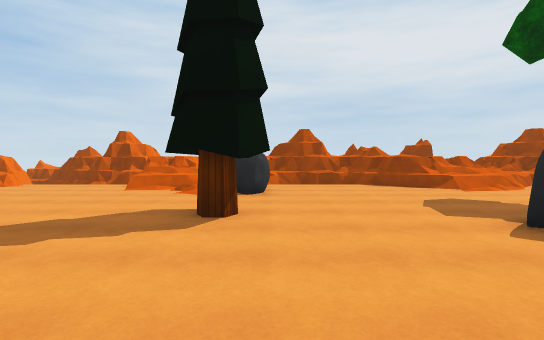
[1] (above)

16 first-person views from a walk through a Unity game level. The camera is 1.5 m above the floor, tilts 2° down and sees 85° across. The floor is counted in squares, 2 m on a side. Each view is taken from the middle of a square. On the plan, view 1 faces up. The plan holds only what a view shows up to about 10 squares ahead; the rest is blank. The place goes on beyond the plan. Some surface patterns are stand-ins.

[2]
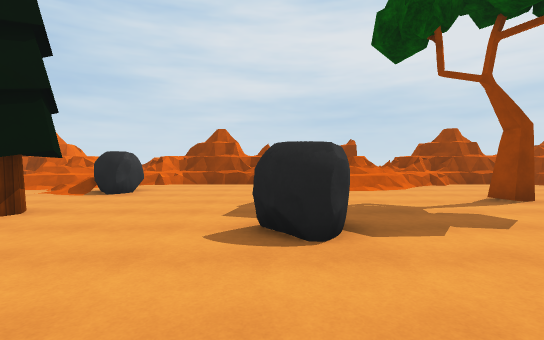

[3]
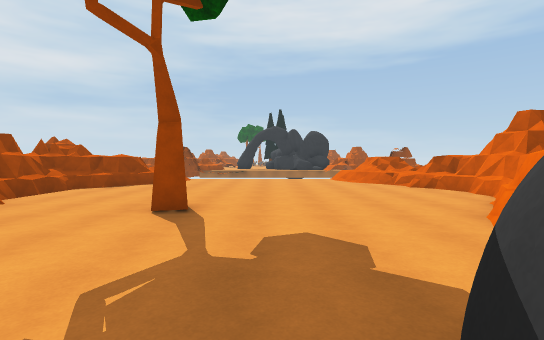

[4]
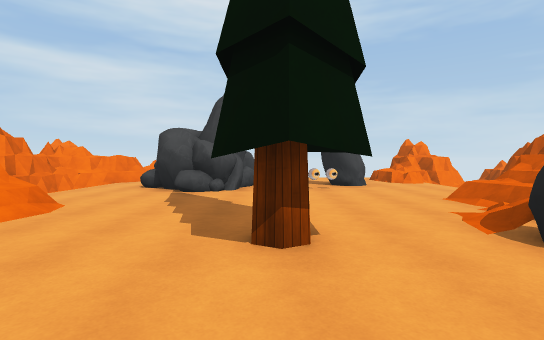

[5]
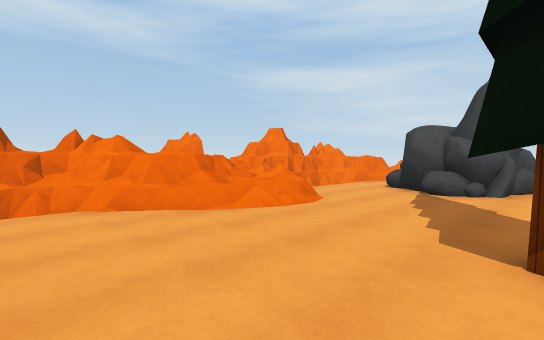

[6]
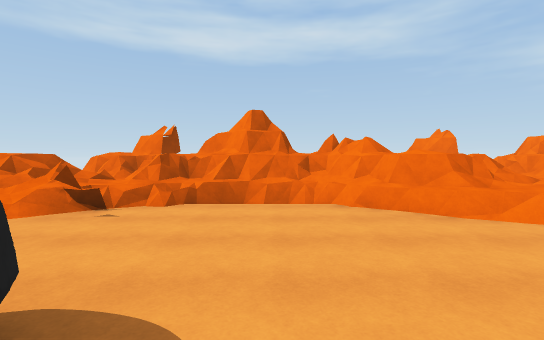

[7]
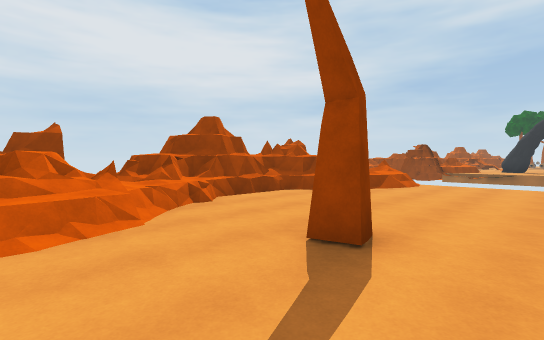

[8]
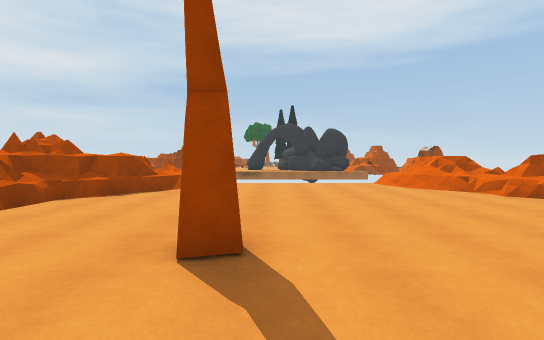

[9]
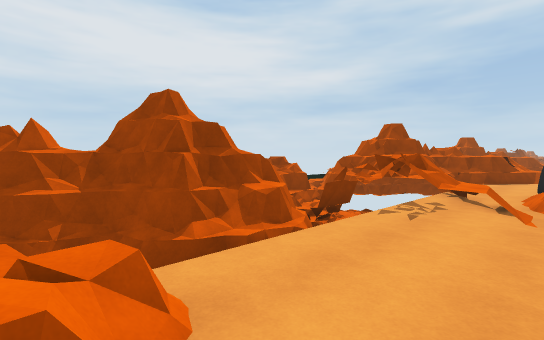

[10]
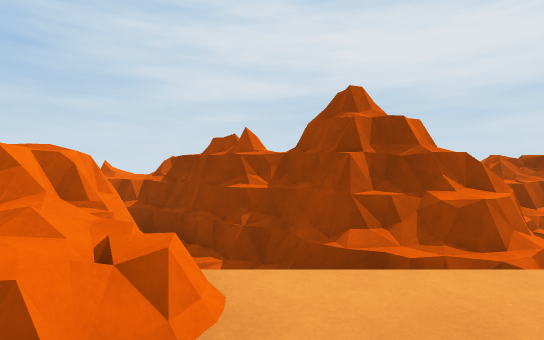

[11]
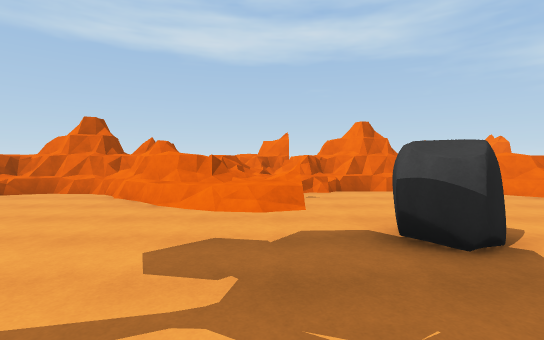

[12]
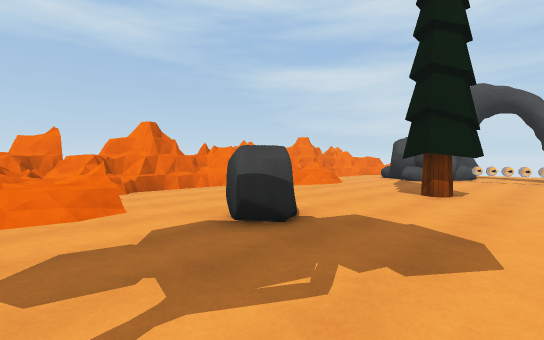

[13]
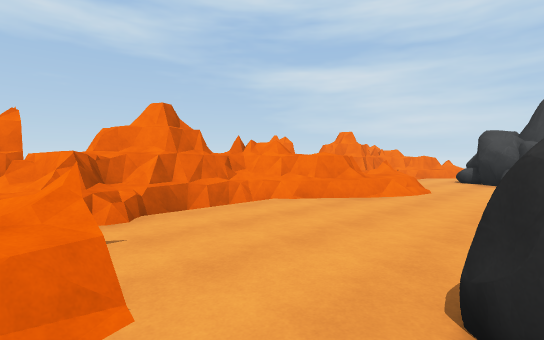

[14]
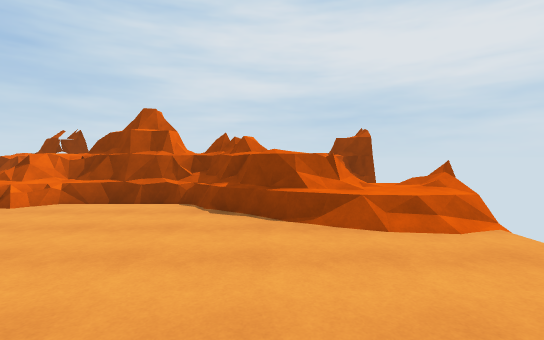

[15]
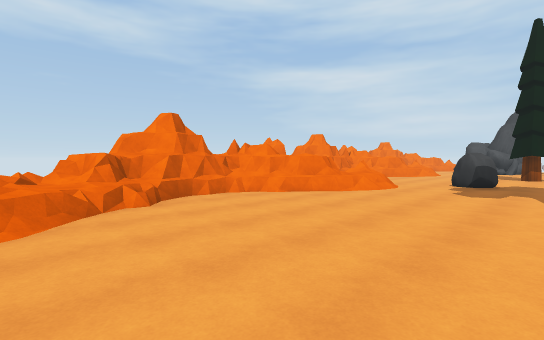

[16]
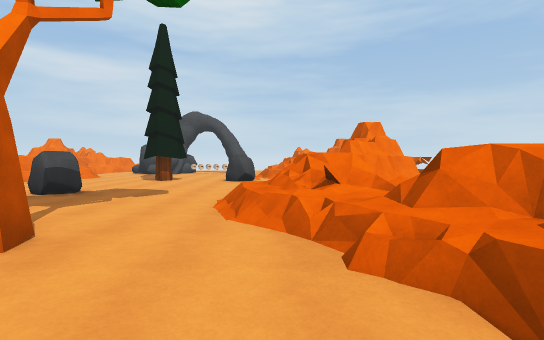

### Floor plan
Key: @ floor where view 1 was taken; # wall or solid block; x gap in a wall; . main floor; : floor 0.5 m higher than the main floor; + floor 0.75 m higher than the main floor; * floor 1.25 m higher than the main floor; / step, stairs or slope; = window, fence, low wall or low ledge; ^ raised ledge; v drop or lower ground; R rock; T tree; P pine tree.
Columns run from 9 left of view 1 to 15 right of it. Each row starts with its distance up from view 1.
 12 ####  vvv^##  ^#      ^##
 11 #v####vvv####v   ##    ##
 10 # vv^#v:^^####  =^###
  9 #=vvvv======##/x==//###+=
  8  =....//.....=///....##/#
  7  ....../R...../.......//
  6   #..............T......
  5   .=....................
  4    =....PP..............
  3  ###........R...........
  2   ###...................
  1   ##..........=##....///
  0   ....#==@....#=#^..==*/
 -1  #....=#=##=.##=#####=v
 -2  ####=#  ####^=v    #
 -3   ###^=     ###^
 -4     ####      #

Positions as (right, up) in squares from view 1, and headings:
1: (0, 0), facing up
2: (3, 0), facing up
3: (3, 4), facing right
4: (2, 4), facing left
5: (2, 4), facing down-left
6: (2, 4), facing down
7: (5, 4), facing up-right
8: (5, 5), facing right
9: (-8, 7), facing up-right
10: (-7, 7), facing up
11: (5, 6), facing down
12: (6, 6), facing down-left
13: (5, 3), facing down-left
14: (12, 4), facing up
15: (13, 5), facing down-left
16: (10, 8), facing left
